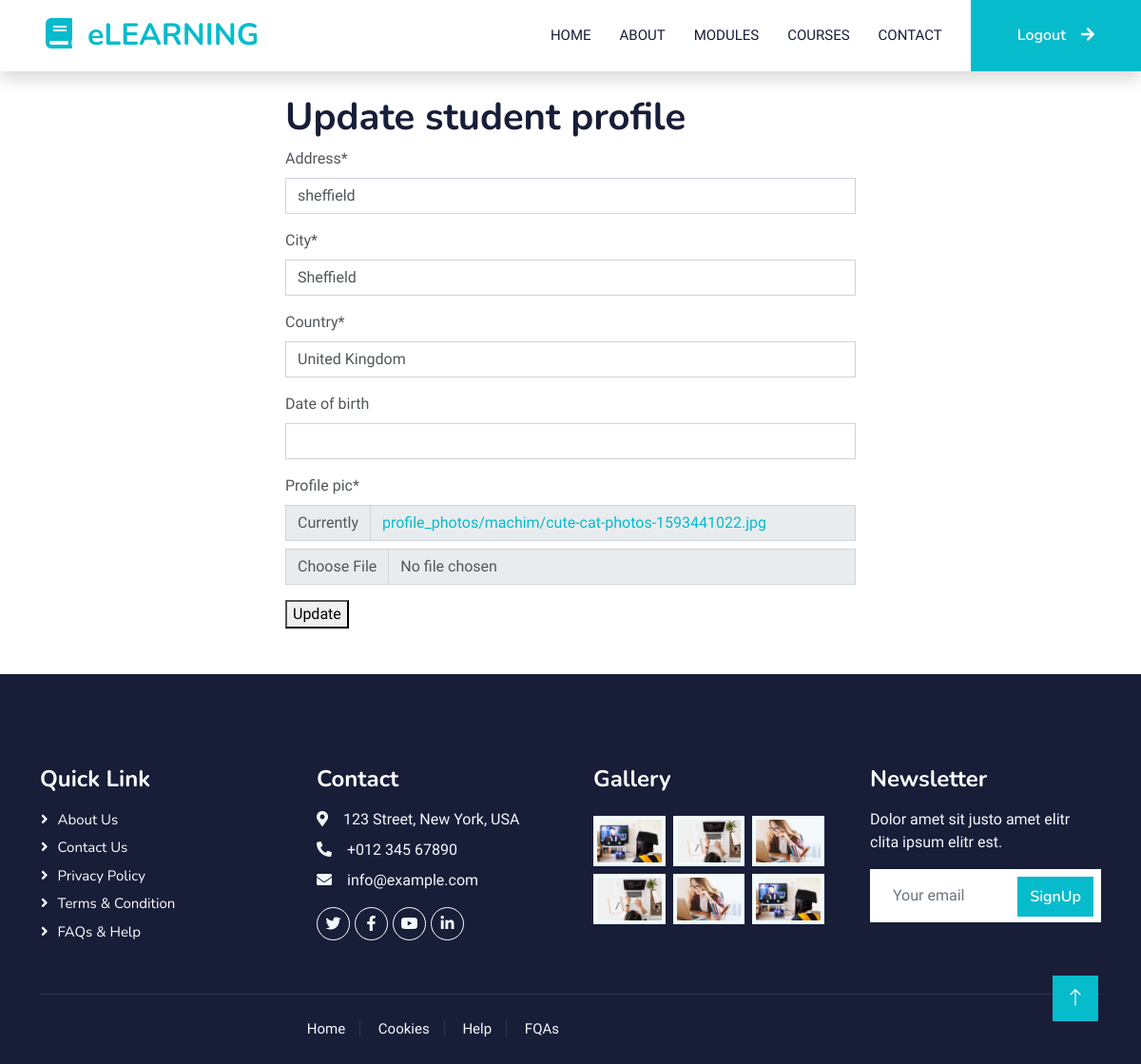
Page /accounts/profile/3/update (signed in) on the committed database.
### accounts/models.py (models this page shows, shortened)
class Student(models.Model):
    address=models.CharField(max_length=100)
    city=models.CharField(max_length=100)
    country=models.CharField(max_length=100)
    date_of_birth=models.DateField(null=True, blank=True)
    course=models.ForeignKey(Group, on_delete=models.CASCADE, blank=True, null=True)
    user=models.OneToOneField(User, on_delete=models.CASCADE)
    profile_pic = models.ImageField(default="default.png", upload_to=upload_location)

### accounts/views.py (the view)
# urls.py: path('profile/<int:pk>/update', views.update_profile, name='update_profile'),
@login_required
def update_profile(request, pk):
    if request.user.is_authenticated:
        student = Student.objects.get(id = pk)
        student_form = ProfileUpdateForm(request.POST or None, instance=student)
        if request.method == 'POST':
            if student_form.is_valid():
                student.address = student_form.cleaned_data['address']
                student.city = student_form.cleaned_data['city']
                student.country = student_form.cleaned_data['country']
                student.date_of_birth = student_form.cleaned_data['date_of_birth']
                if 'profile_pic' in request.FILES:
                    student.profile_pic = request.FILES['profile_pic']
                student.save()
                messages.success(request, f'Your profile has been updated!')
                return redirect('accounts:profile', pk=pk)
            else:
                messages.warning(request, f'Unable to update profile!')
            return render(request, 'accounts/update_profile.html', {'student_form': student_form})
        else:
            return render(request, 'accounts/update_profile.html', { 'student_form': student_form })
    else:
        messages.warning(request, "You must be logged in to view this page")
        return redirect('coursereg:home')

### accounts/forms.py
class ProfileUpdateForm(forms.ModelForm):
     class Meta:
          model = Student
          fields = ['address', 'city', 'country', 'date_of_birth', 'profile_pic']

### accounts/templates/accounts/update_profile.html (shortened to what this page needs)
{% extends 'coursereg/base.html'%} {% block content%}
{%load static %}
{% load crispy_forms_tags %}
<div class="col-md-6 offset-md-3">
    <br />
    <h1>Update student profile</h1>
    <form method="post" enctype="multipart/form-data">
        {{student_form|crispy}}
        <button type="submit">Update</button>
    </form>
</div>
{% endblock %}

### coursereg/static/css/style.css (style rules this page uses)
:root { --primary: #06BBCC; --light: #F0FBFC; --dark: #181d38; }

### rows in the picture
Student: address "sheffield", city "Sheffield", country "United Kingdom"
